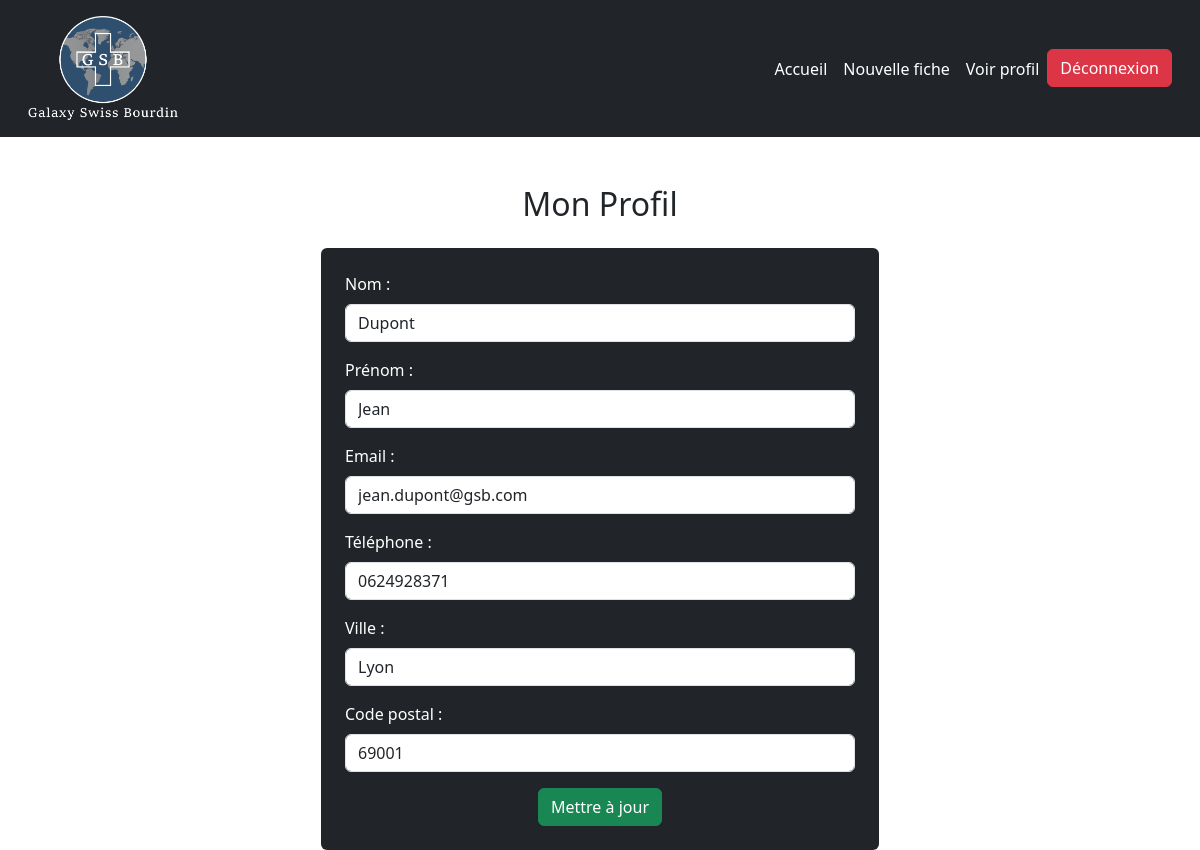
The page /profilVisiteur.php (signed in) on the database its author committed.
### tables this page shows
CREATE TABLE `utilisateur` (
  `id` int(11) NOT NULL,
  `nom` varchar(50) DEFAULT NULL,
  `prenom` varchar(50) DEFAULT NULL,
  `email` varchar(100) DEFAULT NULL,
  `pass` varchar(255) DEFAULT NULL,
  `telephone` varchar(255) NOT NULL,
  `ville` varchar(100) DEFAULT NULL,
  `code_postal` varchar(11) DEFAULT NULL,
  `statut` varchar(50) DEFAULT NULL,
  `id_role` int(11) NOT NULL
);

### profilVisiteur.php (the view, shortened to what this page needs)
<?php
$db = 'mysql:host=localhost;dbname=gsb1;charset=utf8';
$username = 'root';
$password = '';
$options = [
    PDO::ATTR_ERRMODE => PDO::ERRMODE_EXCEPTION,
    PDO::ATTR_DEFAULT_FETCH_MODE => PDO::FETCH_ASSOC,
];
try {
    $pdo = new PDO($db, $username, $password, $options);
} catch (PDOException $e) {
    die('Erreur de connexion : ' . $e->getMessage());
}
$userId = (int)$_SESSION['id'];
$sql = "SELECT nom, prenom, email, telephone, ville, code_postal FROM utilisateur WHERE id = ?";
$stmt = $pdo->prepare($sql);
$stmt->execute([$userId]);
$utilisateur = $stmt->fetch();
?>
<!DOCTYPE html>
<html lang="fr">
<head>
    <link href="https://cdn.jsdelivr.net/npm/bootstrap@5.3.0/dist/css/bootstrap.min.css" rel="stylesheet">
</head>
<body>
<nav class="navbar navbar-expand-lg bg-dark navbar-dark p-3">
    <div class="container-fluid">
    <img src="assets\images\Fichier 1.png" alt="Logo" width="150" height="auto" class="d-inline-block align-text-center">
        <ul class="navbar-nav ms-auto">
                <li class="nav-item">
                    <a class="nav-link text-white" href="dashboardVisiteur.php">Accueil</a>
                </li>
                <li class="nav-item">
                    <a class="nav-link text-white" href="saisieFrais.php">Nouvelle fiche</a>
                </li>
                <li class="nav-item">
                <a class="nav-link text-white" href="profilVisiteur.php?id=<?= $_SESSION['id'] ?>">Voir profil</a>
                </li>
                <li class="nav-item">
                    <form action="logout.php" method="post" class="d-inline">
                        <button type="submit" class="btn btn-danger">Déconnexion</button>
                    </form>
                </li>
            </ul>
    </div>
</nav>
<div class="container mt-5">
    <h2 class="text-center mb-4">Mon Profil</h2>
    <form method="POST" class="bg-dark p-4 rounded w-50 mx-auto text-white">
        <div class="mb-3">
            <label for="nom" class="form-label">Nom :</label>
            <input type="text" class="form-control" id="nom" name="nom" value="<?= htmlspecialchars($utilisateur['nom']) ?>">
        </div>
        <div class="mb-3">
            <label for="prenom" class="form-label">Prénom :</label>
            <input type="text" class="form-control" id="prenom" name="prenom" value="<?= htmlspecialchars($utilisateur['prenom']) ?>">
        </div>
        <div class="mb-3">
            <label for="email" class="form-label">Email :</label>
            <input type="email" class="form-control" id="email" name="email" value="<?= htmlspecialchars($utilisateur['email']) ?>">
        </div>
        <div class="mb-3">
            <label for="telephone" class="form-label">Téléphone :</label>
            <input type="text" class="form-control" id="telephone" name="telephone" value="<?= htmlspecialchars($utilisateur['telephone']) ?>">
        </div>
        <div class="mb-3">
            <label for="ville" class="form-label">Ville :</label>
            <input type="text" class="form-control" id="ville" name="ville" value="<?= htmlspecialchars($utilisateur['ville']) ?>">
        </div>
        <div class="mb-3">
            <label for="code_postal" class="form-label">Code postal :</label>
            <input type="text" class="form-control" id="code_postal" name="code_postal" value="<?= htmlspecialchars($utilisateur['code_postal']) ?>">
        </div>
        <div class="text-center d-flex justify-content-center gap-5">
            <button type="submit" name="update" class="btn btn-success text-white">Mettre à jour</button>
        </div>
    </form>
</div>
</body>
</html>

### rows shown on the page
utilisateur: nom "Dupont", prenom "Jean", email "jean.dupont@gsb.com", telephone "0624928371", ville "Lyon", code_postal "69001"
